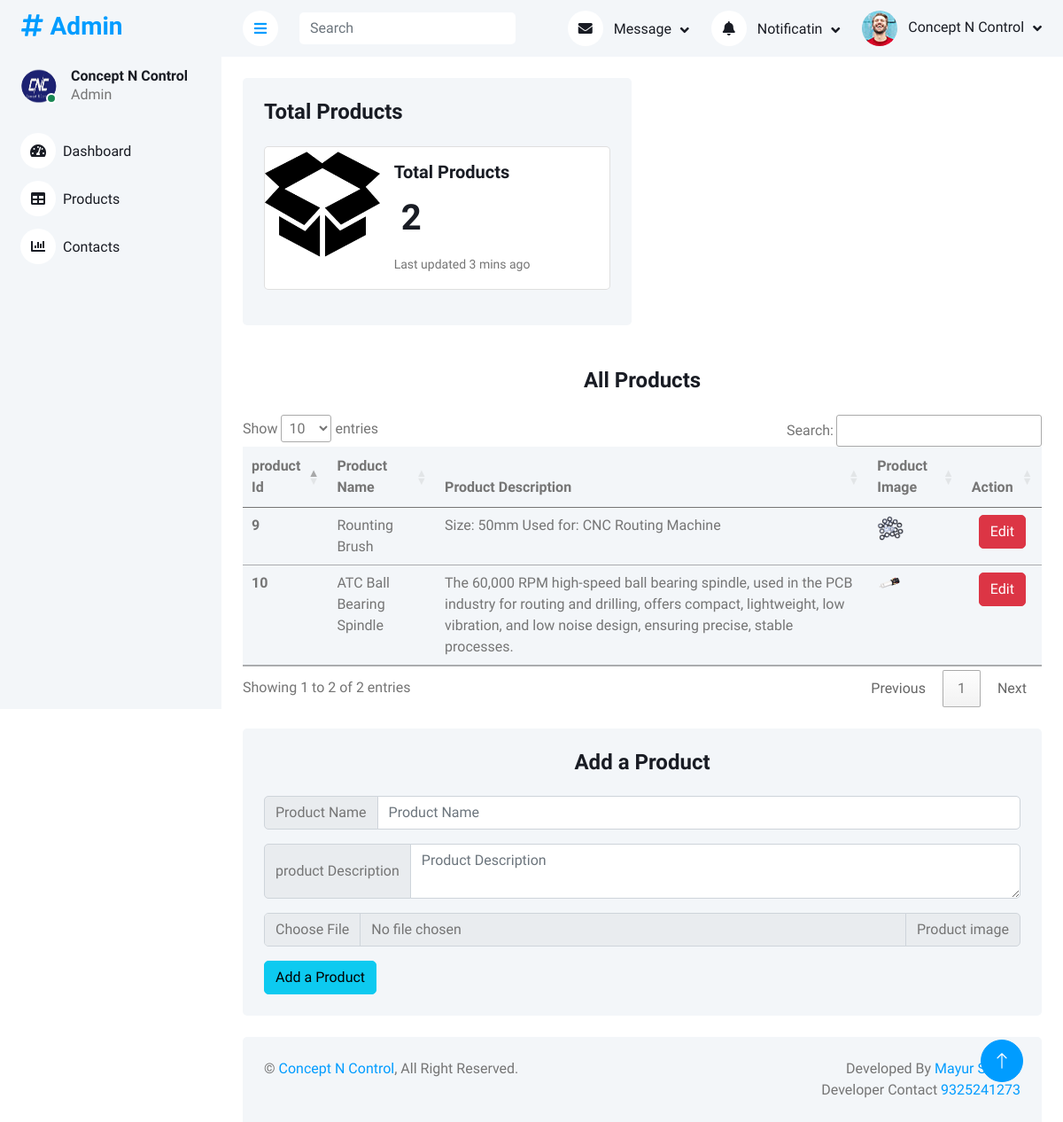
Page /admin-panel/products/index.php (signed in) on the committed database.
### tables this page shows
CREATE TABLE `products` (
  `id` int(15) NOT NULL,
  `product_name` varchar(100) NOT NULL,
  `product_description` text NOT NULL,
  `product_image` varchar(255) NOT NULL,
  `date` date NOT NULL DEFAULT current_timestamp()
);

### admin-panel/products/index.php (the view, shortened to what this page needs)
<?php include_once('../partials/_config.php') ?>
<!DOCTYPE html>
<html lang="en">
<head>
    <link href="https://cdnjs.cloudflare.com/ajax/libs/font-awesome/5.10.0/css/all.min.css" rel="stylesheet">
    <link href="https://cdn.jsdelivr.net/npm/bootstrap-icons@1.4.1/font/bootstrap-icons.css" rel="stylesheet">
    <link href="../lib/owlcarousel/assets/owl.carousel.min.css" rel="stylesheet">
    <link href="../lib/tempusdominus/css/tempusdominus-bootstrap-4.min.css" rel="stylesheet" />
    <link rel="stylesheet" href="//cdn.datatables.net/1.13.5/css/jquery.dataTables.min.css">
    <link href="../css/bootstrap.min.css" rel="stylesheet">
    <link href="../css/style.css" rel="stylesheet">
</head>
<body>
    <div class="container-xxl position-relative bg-white d-flex p-0">
        <?php include_once('../partials/_navbar.php'); ?>
        <div class="container-fluid pt-4 px-4">
            <div class="row g-4">
                <div class="col-sm-12 col-xl-6">
                    <div class="bg-light rounded h-100 p-4">
                        <h4 class="mb-4">Total Products</h4>
                        <div class="card mb-3" style="max-width: 540px;">
                            <div class="row g-0">
                                <div class="col-md-4">
                                    <img src="../img/allproduct.png" class="img-fluid rounded-start" alt="...">
                                </div>
                                <div class="col-md-8">
                                    <div class="card-body">
                                        <h5 class="card-title">Total Products</h5>
                                        <p class="card-text">
                                            <?php
                                            $sql3 = "SELECT * FROM `products`";
                                            $res3 = mysqli_query($conn, $sql3);
                                            if ($res3) {
                                                $num3 = mysqli_num_rows($res3);
                                                echo '<h1 class="mx-2">' . $num3 . '</h1>';
                                            } else {
                                                echo "<p>some problem occured in our shop</p>";
                                            }
                                            ?>
                                        </p>
                                        <p class="card-text"><small class="text-body-secondary">Last updated 3 mins
                                                ago</small></p>
                                    </div>
                                </div>
                            </div>
                        </div>
                    </div>
                </div>
                <div class="col-md-12 overflow-scroll">
                    <h4 class="mb-4 my-4 text-center">All Products</h4>
                    <table class="table bg-light" id="myTable">
                        <thead>
                            <tr>
                                <th scope="col">product Id</th>
                                <th scope="col">Product Name</th>
                                <th scope="col">Product Description</th>
                                <th scope="col">Product Image</th>
                                <th scope="col">Action</th>
                            </tr>
                        </thead>
                        <tbody>
                            <?php
                            $sql = "SELECT * FROM `products`";
                            $res = mysqli_query($conn, $sql);
                            if ($res) {
                                while ($r = mysqli_fetch_assoc($res)) {
                                    $product_description = $r['product_description'] . substr(1, 50);
                                    echo "
                                        <tr>
                                            <th scope='row'>" . $r["id"] . "</th>
                                            <td>" . $r["product_name"] . "</td>
                                            <td>" . $product_description . "</td>
                                            <td><img src='../../uploads/products/images/" . $r['product_image'] . "' style='width:30px !important'></td>
                                            <td><a href='#' class='btn btn-danger mx-2 btn-edit' id=" . $r['id'] . " data-bs-toggle='modal' data-bs-target='#updateproducts'>Edit</a></td>
                                        </tr>
                                        ";
                                }
                            } else {
                                echo "Some problem Occured here";
                            }
                            ?>
                        </tbody>
                    </table>
                </div>
                <div class="col-md-12">
                    <form action="../partials/handlers/_productshandler.php" method="post"
                        enctype="multipart/form-data">
                        <div class="bg-light rounded h-100 p-4">
                            <h4 class="mb-4 text-center" id="category-add">Add a Product</h4>
                            <div class="input-group mb-3">
                                <span class="input-group-text" id="basic-addon1">Product Name</span>
                                <input type="text" class="form-control" name="productName" placeholder="Product Name"
                                    aria-label="Username" aria-describedby="basic-addon1" required>
                            </div>
                            <div class="input-group my-3">
                                <span class="input-group-text">product Description</span>
                                <textarea class="form-control" placeholder="Product Description"
                                    name="product-Description" aria-label="With textarea" required></textarea>
                            </div>
                            <div class="input-group mb-3">
                                <input type="file" name="productImage1" class="form-control" id="inputGroupFile02"
                                    accept="image/*" required />
                                <label class="input-group-text" for="inputGroupFile02">Product image</label>
                            </div>
                            <button type="submit" class="btn btn-info">Add a Product</button>
                        </div>
                    </form>
                </div>
            </div>
        </div>
        <?php include_once('../partials/_footer.php'); ?>
    </div>
    <a href="#" class="btn btn-lg btn-primary btn-lg-square back-to-top"><i class="bi bi-arrow-up"></i></a>
    </div>
</body>
</html>

### admin-panel/partials/_navbar.php (shortened to what this page needs)
<div class="sidebar pe-4 pb-3">
    <nav class="navbar bg-light navbar-light">
        <a href="index.php" class="navbar-brand mx-4 mb-3">
            <h3 class="text-primary"><i class="fa fa-hashtag me-2"></i>Admin</h3>
        </a>
        <div class="d-flex align-items-center ms-4 mb-4">
            <div class="position-relative">
                <img class="rounded-circle" src="../img/cnc-logo.png" alt="" style="width: 40px; height: 40px;">
                <div
                    class="bg-success rounded-circle border border-2 border-white position-absolute end-0 bottom-0 p-1">
                </div>
            </div>
            <div class="ms-3">
                <h6 class="mb-0">Concept N Control</h6>
                <span>Admin</span>
            </div>
        </div>
        <div class="navbar-nav w-100">
            <a href="../dashboard/" class="nav-item nav-link"><i
                    class="fa fa-tachometer-alt me-2"></i>Dashboard</a>
            <a href="../products/" class="nav-item nav-link"><i class="fa fa-table me-2"></i>Products</a>
            <a href="../contact/" class="nav-item nav-link"><i class="fa fa-chart-bar me-2"></i>Contacts</a>
        </div>
    </nav>
</div>
<div class="content">
    <nav class="navbar navbar-expand bg-light navbar-light sticky-top px-4 py-0">
        <a href="#" class="sidebar-toggler flex-shrink-0">
            <i class="fa fa-bars"></i>
        </a>
        <form class="d-none d-md-flex ms-4">
            <input class="form-control border-0" type="search" placeholder="Search">
        </form>
        <div class="navbar-nav align-items-center ms-auto">
            <div class="nav-item dropdown">
                <a href="#" class="nav-link dropdown-toggle" data-bs-toggle="dropdown">
                    <i class="fa fa-envelope me-lg-2"></i>
                    <span class="d-none d-lg-inline-flex">Message</span>
                </a>
            </div>
            <div class="nav-item dropdown">
                <a href="#" class="nav-link dropdown-toggle" data-bs-toggle="dropdown">
                    <i class="fa fa-bell me-lg-2"></i>
                    <span class="d-none d-lg-inline-flex">Notificatin</span>
                </a>
            </div>
            <div class="nav-item dropdown">
                <a href="#" class="nav-link dropdown-toggle" data-bs-toggle="dropdown">
                    <img class="rounded-circle me-lg-2" src="../img/user.jpg" alt="" style="width: 40px; height: 40px;">
                    <span class="d-none d-lg-inline-flex">Concept N Control</span>
                </a>
            </div>
        </div>
    </nav>

### admin-panel/partials/_footer.php (shortened to what this page needs)
<div class="container-fluid pt-4 px-4">
            <div class="bg-light rounded-top p-4">
                <div class="row">
                    <div class="col-12 col-sm-6 text-center text-sm-start">
                        &copy; <a href="#">Concept N Control</a>, All Right Reserved.
                    </div>
                    <div class="col-12 col-sm-6 text-center text-sm-end">
                        Developed By <a href="#">Mayur Shinde</a>
                        Developer Contact <a href="tel:9325241273">9325241273</a>
                    </div>
                </div>
            </div>
        </div>

### admin-panel/css/style.css (style rules this page uses)
:root { --primary: #009CFF; --light: #F3F6F9; --dark: #191C24; }
.back-to-top { position: fixed; display: none; right: 45px; bottom: 45px; z-index: 99; }
.btn { transition: .5s; }
.btn.btn-primary { color: #FFFFFF; }
.btn-lg-square { width: 48px; height: 48px; }
.btn-square, .btn-sm-square, .btn-lg-square { padding: 0; display: inline-flex; align-items: center; justify-content: center; font-weight: normal; border-radius: 50px; }
.sidebar { position: fixed; top: 0; left: 0; bottom: 0; width: 250px; height: 100vh; overflow-y: auto; background: var(--light); transition: 0.5s; z-index: 999; }
.content { margin-left: 250px; min-height: 100vh; background: #FFFFFF; transition: 0.5s; }
@media (min-width: 992px) { .sidebar { margin-left: 0; } }
@media (min-width: 992px) { .content { width: calc(100% - 250px); } }
.sidebar .navbar .navbar-nav .nav-link { padding: 7px 20px; color: var(--dark); font-weight: 500; border-left: 3px solid var(--light); border-radius: 0 30px 30px 0; outline: none; }
.sidebar .navbar .navbar-nav .nav-link i { width: 40px; height: 40px; display: inline-flex; align-items: center; justify-content: center; background: #FFFFFF; border-radius: 40px; }
.content .navbar .navbar-nav .nav-link { margin-left: 25px; padding: 12px 0; color: var(--dark); outline: none; }
.content .navbar .sidebar-toggler, .content .navbar .navbar-nav .nav-link i { width: 40px; height: 40px; display: inline-flex; align-items: center; justify-content: center; background: #FFFFFF; border-radius: 40px; }
.content .navbar .dropdown-toggle::after { margin-left: 6px; vertical-align: middle; border: none; content: "\f107"; font-family: "Font Awesome 5 Free"; font-weight: 900; transition: .5s; }

### rows in the picture
products: id "9", product_name "Rounting Brush", product_description "Size: 50mm Used for: CNC Routing Machine", product_image (picture)
products: id "10", product_name "ATC Ball Bearing Spindle", product_description "The 60,000 RPM high-speed ball bearing spindle, used in the PCB industry for routing and drilling, offers compact, lightweight, low vibration, and low noise design, ensuring precise, stable processes.", product_image (picture)

### other values in the picture
$num3 "2"
